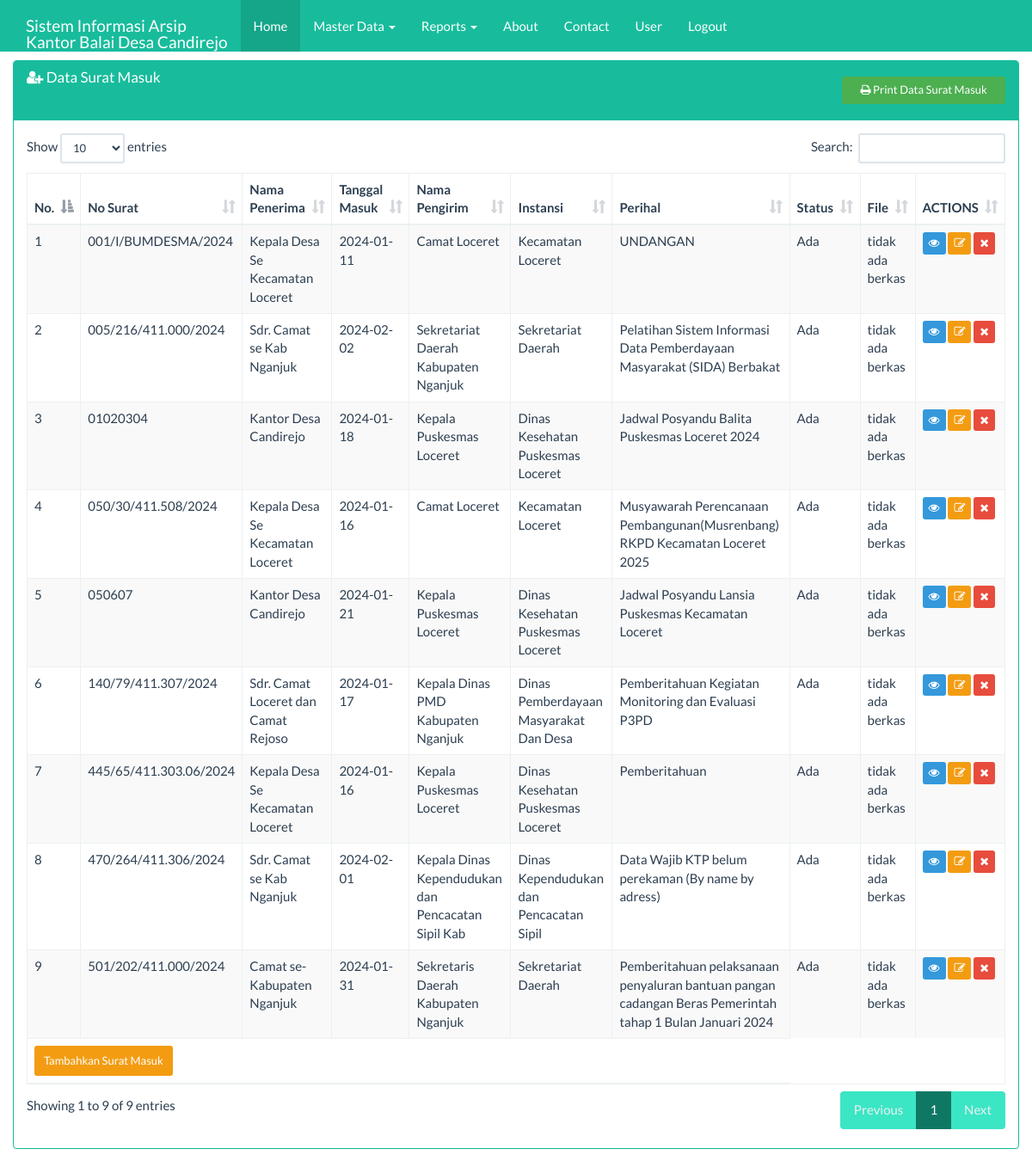
Screenshot of /index_admin.php?page=surat&actions=tampil (signed in) with the database file from the repository.
### tables this page shows
CREATE TABLE `surat_masuk` (
  `no_surat` varchar(50) NOT NULL DEFAULT '',
  `nama_penerima` varchar(50) NOT NULL,
  `tgl_masuk` date NOT NULL,
  `nama_pengirim` varchar(50) NOT NULL,
  `instansi` varchar(50) NOT NULL,
  `perihal` text NOT NULL,
  `status` varchar(50) NOT NULL
);

### views/surat_tampil.php (the view, shortened to what this page needs)
<div class="container">
    <div class="row">
        <div class="col-xl-12">
            <div class="panel panel-success">
                <div class="panel-heading">
                    <div class="panel-title d-inline-flex" style="display: flex;
    flex-direction: row; justify-content: space-between;">
                        <h3 class="panel-title"><span class="fa fa-user-plus"></span> Data Surat Masuk</h3>
                        <button class="btn-sm col-sm-2"  onclick="window.location.href='../views/print_surat_masuk.php'" class="btn btn-primary btn-sm">
                        <span class="fa fa-print"></span> Print Data Surat Masuk
                        </button>
                    </div>
                </div>
                <div class="panel-body">
                    <table id="dtskripsi" class="table table-bordered table-striped table-hover">
                        <thead>
                            <tr>
                                <th>No.</th>
                                <th>No Surat</th>
                                <th>Nama Penerima</th>
                                <th>Tanggal Masuk</th>
                                <th>Nama Pengirim</th>
                                <th>Instansi</th>
                                <th>Perihal</th>
                                <th>Status</th>
                                <th>File</th>
                                <th>ACTIONS</th>
                            </tr>
                        </thead>
                        <tbody>
                            <?php
                            $sql = "SELECT * FROM surat_masuk";
                            $query = mysqli_query($koneksi, $sql) or die("SQL Anda Salah");
                            $nomor = 0;
                            while ($data = mysqli_fetch_array($query)) {
                                $nomor++;
                            ?>
                                <tr>
                                    <td><?= $nomor ?></td>
                                    <td><?= $data['no_surat'] ?></td>
                                    <td><?= $data['nama_penerima'] ?></td>
                                    <td><?= $data['tgl_masuk'] ?></td>
                                    <td><?= $data['nama_pengirim'] ?></td>
                                    <td><?= $data['instansi'] ?></td>
                                    <td><?= $data['perihal'] ?></td>
                                    <td><?= $data['status'] ?></td>
                                    <td>
                                        <?php if (!empty($data['file_surat'])) : ?>
                                            <a href="uploads/<?= $data['file_surat'] ?>" target="_blank">lihat berkas</a>
                                        <?php else : ?>
                                            tidak ada berkas
                                        <?php endif; ?>
                                    </td>
                                    <td>
                                        <a href="?page=surat&actions=detail&no_surat=<?= $data['no_surat'] ?>" class="btn btn-info btn-xs">
                                            <span class="fa fa-eye"></span>
                                        </a>
                                        <a href="?page=surat&actions=edit&no_surat=<?= $data['no_surat'] ?>" class="btn btn-warning btn-xs">
                                            <span class="fa fa-edit"></span>
                                        </a>
                                        <a href="?page=surat&actions=delete&no_surat=<?= $data['no_surat'] ?>" class="btn btn-danger btn-xs">
                                            <span class="fa fa-remove"></span>
                                        </a>
                                    </td>
                                </tr>
                            <?php } ?>
                        </tbody>
                        <tfoot>
                            <tr>
                                <td colspan="7">
                                    <a href="?page=surat&actions=tambah" class="btn btn-warning btn-sm">
                                        Tambahkan Surat Masuk
                                    </a>
                                </td>
                            </tr>
                        </tfoot>
                    </table>
                </div>
            </div>
        </div>
    </div>
</div>

### index_admin.php (shortened to what this page needs)
<!DOCTYPE html>
<html>
    <head>
        <link href="Assets/css/bootstrap.min.css" rel="stylesheet" type="text/css"/>
        <link href="Assets/css/dataTables.bootstrap.min.css" rel="stylesheet" type="text/css"/>
        <link href="Assets/font-awesome-4.5.0/css/font-awesome.min.css" rel="stylesheet" type="text/css"/>
    </head>
    <body>
        <?php
        require 'menu.php';
        ?>
        <?php
        require 'content_admin.php';
        ?>
    </body>
    </html>

### menu.php (shortened to what this page needs)
<nav class="navbar navbar-inverse navbar-fixed-top">
    <div class="container">
        <div class="navbar-header btn-warnings">
            <a class="navbar-brand" href="?page=utama">Sistem Informasi Arsip <br> Kantor Balai Desa Candirejo</a>
        </div>
        <div id="navbar" class="navbar-collapse collapse">
            <ul class="nav navbar-nav">
                <li class="active"><a href="#">Home</a></li>
                <?php if(isset($_SESSION['level']) && $_SESSION['level']==1) { ?>
                <li class="dropdown">
                    <a href="#" class="dropdown-toggle" data-toggle="dropdown" role="button" aria-haspopup="true" aria-expanded="false">Master Data <span class="caret"></span></a>
                </li>
                <li class="dropdown">
                    <a href="#" class="dropdown-toggle" data-toggle="dropdown" role="button" aria-haspopup="true" aria-expanded="false">Reports <span class="caret"></span></a>
                </li>
                <?php } ?>
                <li><a href="?page=about&actions=tampil">About</a></li>
                <li><a href="?page=kontak&actions=tampil">Contact</a></li>
                <li><a href="?page=user&actions=tampil">User</a></li>
                    <?php if (isset($_SESSION['username'])) { ?>
                    <li><a href="logout.php">Logout</a></li>
                <?php } ?>
            </ul>
        </div>
    </div>
</nav>

### content_admin.php
<?php
@$page=$_GET['page'];
@$aksi=$_GET['actions'];
if(empty ($page)){
    require 'beranda_adm.php';
}else{
    $file="views/".$page."_".$aksi.".php";
    if (file_exists($file)){
        require "views/".$page."_".$aksi.".php";
    }else{
        require 'beranda_adm.php';
    }
}

### index_admin.php (style rules this page uses)
body { margin-top:70px; }
button { background-color: #4CAF50; color: white; padding: 14px 20px; margin: 8px 0; border: none; cursor: pointer; width: 100%; }

### rows the page displays
surat_masuk: no_surat "001/I/BUMDESMA/2024", nama_penerima "Kepala Desa Se Kecamatan Loceret", tgl_masuk "2024-01-11", nama_pengirim "Camat Loceret", instansi "Kecamatan Loceret", perihal "UNDANGAN", status "Ada"
surat_masuk: no_surat "005/216/411.000/2024", nama_penerima "Sdr. Camat se Kab Nganjuk", tgl_masuk "2024-02-02", nama_pengirim "Sekretariat Daerah Kabupaten Nganjuk", instansi "Sekretariat Daerah", perihal "Pelatihan Sistem Informasi Data Pemberdayaan Masyarakat (SIDA) Berbakat", status "Ada"
surat_masuk: no_surat "01020304", nama_penerima "Kantor Desa Candirejo", tgl_masuk "2024-01-18", nama_pengirim "Kepala Puskesmas Loceret", instansi "Dinas Kesehatan Puskesmas Loceret", perihal "Jadwal Posyandu Balita Puskesmas Loceret 2024", status "Ada"
surat_masuk: no_surat "050/30/411.508/2024", nama_penerima "Kepala Desa Se Kecamatan Loceret", tgl_masuk "2024-01-16", nama_pengirim "Camat Loceret", instansi "Kecamatan Loceret", perihal "Musyawarah Perencanaan Pembangunan(Musrenbang) RKPD Kecamatan Loceret 2025", status "Ada"
surat_masuk: no_surat "050607", nama_penerima "Kantor Desa Candirejo", tgl_masuk "2024-01-21", nama_pengirim "Kepala Puskesmas Loceret", instansi "Dinas Kesehatan Puskesmas Loceret", perihal "Jadwal Posyandu Lansia Puskesmas Kecamatan Loceret", status "Ada"
surat_masuk: no_surat "140/79/411.307/2024", nama_penerima "Sdr. Camat Loceret dan Camat Rejoso", tgl_masuk "2024-01-17", nama_pengirim "Kepala Dinas PMD Kabupaten Nganjuk", instansi "Dinas Pemberdayaan Masyarakat Dan Desa", perihal "Pemberitahuan Kegiatan Monitoring dan Evaluasi P3PD", status "Ada"
surat_masuk: no_surat "445/65/411.303.06/2024", nama_penerima "Kepala Desa Se Kecamatan Loceret", tgl_masuk "2024-01-16", nama_pengirim "Kepala Puskesmas Loceret", instansi "Dinas Kesehatan Puskesmas Loceret", perihal "Pemberitahuan", status "Ada"
surat_masuk: no_surat "470/264/411.306/2024", nama_penerima "Sdr. Camat se Kab Nganjuk", tgl_masuk "2024-02-01", nama_pengirim "Kepala Dinas Kependudukan dan Pencacatan Sipil Kab", instansi "Dinas Kependudukan dan Pencacatan Sipil", perihal "Data Wajib KTP belum perekaman (By name by adress)", status "Ada"
surat_masuk: no_surat "501/202/411.000/2024", nama_penerima "Camat se-Kabupaten Nganjuk", tgl_masuk "2024-01-31", nama_pengirim "Sekretaris Daerah Kabupaten Nganjuk", instansi "Sekretariat Daerah", perihal "Pemberitahuan pelaksanaan penyaluran bantuan pangan cadangan Beras Pemerintah tahap 1 Bulan Januari 2024", status "Ada"
